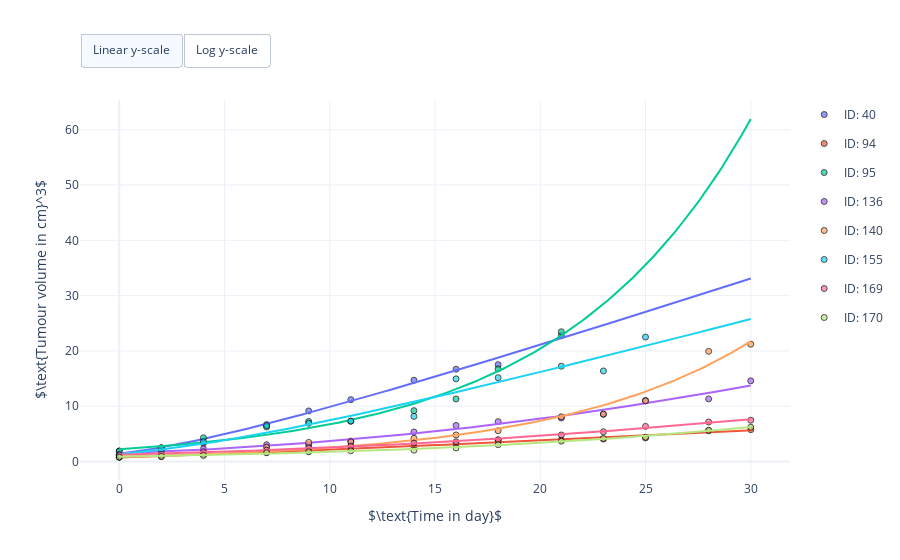

The notebook cell this image was saved under:
### Code cell
#
# Visualise simulated tumour growth together with control growth data.
#
# This cell needs the above simulated tumour growth and the control growth data:
# [times, lxf_tumour_growth, lxf_data]
#

import pandas as pd
import plotly.colors
import plotly.graph_objects as go


# Get number of individual mice
n_mice_lxf = len(lxf_tumour_growth)

# Define colorscheme
colors = plotly.colors.qualitative.Plotly[:n_mice_lxf]

# Create figure
fig = go.Figure()

# Scatter plot LXF A677 time-series data for each mouse
mouse_ids = lxf_data['#ID'].unique()
for index, id_m in enumerate(mouse_ids):
    # Create mask for mouse
    mask = lxf_data['#ID'] == id_m

    # Get time points for mouse
    observed_times = lxf_data['TIME in day'][mask]

    # Get observed tumour volumes for mouse
    observed_volumes = lxf_data['TUMOUR VOLUME in cm^3'][mask]

    # Get simulated tumour volumes for mouse
    simulated_volumes = lxf_tumour_growth[index, :]

    # Plot data
    fig.add_trace(go.Scatter(
        x=observed_times,
        y=observed_volumes,
        legendgroup="ID: %d" % id_m,
        name="ID: %d" % id_m,
        showlegend=True,
        hovertemplate=
            "<b>Measurements %s</b><br>" % ("LXF A677") +
            "ID: %d" % id_m +
            "Time: %{x:} day<br>" +
            "Tumour volume: %{y:.02f} cm^3<br>" +
            "<extra></extra>",
        mode="markers",
        marker=dict(
            symbol='circle',
            opacity=0.7,
            line=dict(color='black', width=1),
            color=colors[index])
    ))

    # Plot simulated growth
    fig.add_trace(go.Scatter(
        x=times,
        y=simulated_volumes,
        legendgroup="ID: %d" % id_m,
        name="ID: %d" % id_m,
        showlegend=False,
        hovertemplate=
            "<b>Simulation %s</b><br>" % ("LXF A677") +
            "ID: %d" % id_m +
            "Time: %{x:} day<br>" +
            "Tumour volume: %{y:.02f} cm^3<br>" +
            "<extra></extra>",
        mode="lines",
        line=dict(color=colors[index])
    ))

# # Scatter plot VXF A341 time-series data for each mouse
# mouse_ids = vxf_data['#ID'].unique()
# for id_m in mouse_ids:
#     # Create mask for mouse
#     mask = vxf_data['#ID'] == id_m

#     # Get time points for mouse
#     times = vxf_data['TIME in day'][mask]

#     # Get observed tumour volumes for mouse
#     observed_volumes = vxf_data['TUMOUR VOLUME in cm^3'][mask]

#     # Plot data
#     fig.add_trace(go.Scatter(
#         x=times,
#         y=observed_volumes,
#         legendgroup="VXF A341",
#         name="VXF A341",
#         showlegend=True if id_m == mouse_ids[0] else False,
#         hovertemplate=
#             "<b>%s ID: %d</b><br>" % ("VXF A341", id_m) +
#             "Time: %{x:} day<br>" +
#             "Tumour volume: %{y:.02f} cm^3<br>" +
#             "<extra></extra>",
#         mode="markers",
#         marker=dict(
#             symbol='star',
#             opacity=0.7, 
#             line=dict(color='black', width=1))
#     ))

# Set X, Y axis and figure size
fig.update_layout(
    autosize=True,
    xaxis_title=r'$\text{Time in day}$',
    yaxis_title=r'$\text{Tumour volume in cm}^3$',
    template="plotly_white")

# Add switch between linear and log y-scale
fig.update_layout(
    updatemenus=[
        dict(
            type = "buttons",
            direction = "left",
            buttons=list([
                dict(
                    args=[{"yaxis.type": "linear"}],
                    label="Linear y-scale",
                    method="relayout"
                ),
                dict(
                    args=[{"yaxis.type": "log"}],
                    label="Log y-scale",
                    method="relayout"
                )
            ]),
            pad={"r": 0, "t": -10},
            showactive=True,
            x=0.0,
            xanchor="left",
            y=1.15,
            yanchor="top"
        ),
    ]
)

# Show figure
fig.show()

### Figure 1 — Plotly figure (JSON) as saved in the notebook; plotly's stock layout.template omitted (floating-point values rounded to 4 significant figures; data arrays with more than 128 entries replaced by an {"elided": "..."} marker saying what was removed)
{"data": [{"hovertemplate": "<b>Measurements LXF A677</b><br>ID: 40Time: %{x:} day<br>Tumour volume: %{y:.02f} cm^3<br><extra></extra>", "legendgroup": "ID: 40", "marker": {"color": "#636EFA", "line": {"color": "black", "width": 1}, "opacity": 0.7, "symbol": "circle"}, "mode": "markers", "name": "ID: 40", "showlegend": true, "type": "scatter", "x": [0, 2, 4, 7, 9, 11, 14, 16, 18, 21], "y": [1.918, 2.492, 3.307, 6.684, 9.15, 11.19, 14.7, 16.69, 17.52, 22.77]}, {"hovertemplate": "<b>Simulation LXF A677</b><br>ID: 40Time: %{x:} day<br>Tumour volume: %{y:.02f} cm^3<br><extra></extra>", "legendgroup": "ID: 40", "line": {"color": "#636EFA"}, "mode": "lines", "name": "ID: 40", "showlegend": false, "type": "scatter", "x": {"elided": "200 float values"}, "y": {"elided": "200 float values"}}, {"hovertemplate": "<b>Measurements LXF A677</b><br>ID: 94Time: %{x:} day<br>Tumour volume: %{y:.02f} cm^3<br><extra></extra>", "legendgroup": "ID: 94", "marker": {"color": "#EF553B", "line": {"color": "black", "width": 1}, "opacity": 0.7, "symbol": "circle"}, "mode": "markers", "name": "ID: 94", "showlegend": true, "type": "scatter", "x": [0, 2, 4, 7, 9, 11, 14, 16, 18, 21, 23, 25, 28, 30], "y": [0.7725, 0.8848, 1.253, 1.655, 1.895, 2.647, 2.647, 3.069, 3.892, 3.892, 4.058, 4.265, 5.551, 5.762]}, {"hovertemplate": "<b>Simulation LXF A677</b><br>ID: 94Time: %{x:} day<br>Tumour volume: %{y:.02f} cm^3<br><extra></extra>", "legendgroup": "ID: 94", "line": {"color": "#EF553B"}, "mode": "lines", "name": "ID: 94", "showlegend": false, "type": "scatter", "x": {"elided": "200 float values"}, "y": {"elided": "200 float values"}}, {"hovertemplate": "<b>Measurements LXF A677</b><br>ID: 95Time: %{x:} day<br>Tumour volume: %{y:.02f} cm^3<br><extra></extra>", "legendgroup": "ID: 95", "marker": {"color": "#00CC96", "line": {"color": "black", "width": 1}, "opacity": 0.7, "symbol": "circle"}, "mode": "markers", "name": "ID: 95", "showlegend": true, "type": "scatter", "x": [0, 2, 4, 7, 9, 11, 14, 16, 18, 21], "y": [1.862, 2.464, 4.293, 6.243, 7.247, 7.301, 9.196, 11.31, 16.76, 23.47]}, {"hovertemplate": "<b>Simulation LXF A677</b><br>ID: 95Time: %{x:} day<br>Tumour volume: %{y:.02f} cm^3<br><extra></extra>", "legendgroup": "ID: 95", "line": {"color": "#00CC96"}, "mode": "lines", "name": "ID: 95", "showlegend": false, "type": "scatter", "x": {"elided": "200 float values"}, "y": {"elided": "200 float values"}}, {"hovertemplate": "<b>Measurements LXF A677</b><br>ID: 136Time: %{x:} day<br>Tumour volume: %{y:.02f} cm^3<br><extra></extra>", "legendgroup": "ID: 136", "marker": {"color": "#AB63FA", "line": {"color": "black", "width": 1}, "opacity": 0.7, "symbol": "circle"}, "mode": "markers", "name": "ID: 136", "showlegend": true, "type": "scatter", "x": [0, 2, 4, 7, 9, 11, 14, 16, 18, 21, 23, 25, 28, 30], "y": [1.186, 1.751, 2.3, 3.027, 3.027, 3.704, 5.342, 6.517, 7.213, 7.873, 8.53, 11.05, 11.33, 14.59]}, {"hovertemplate": "<b>Simulation LXF A677</b><br>ID: 136Time: %{x:} day<br>Tumour volume: %{y:.02f} cm^3<br><extra></extra>", "legendgroup": "ID: 136", "line": {"color": "#AB63FA"}, "mode": "lines", "name": "ID: 136", "showlegend": false, "type": "scatter", "x": {"elided": "200 float values"}, "y": {"elided": "200 float values"}}, {"hovertemplate": "<b>Measurements LXF A677</b><br>ID: 140Time: %{x:} day<br>Tumour volume: %{y:.02f} cm^3<br><extra></extra>", "legendgroup": "ID: 140", "marker": {"color": "#FFA15A", "line": {"color": "black", "width": 1}, "opacity": 0.7, "symbol": "circle"}, "mode": "markers", "name": "ID: 140", "showlegend": true, "type": "scatter", "x": [0, 2, 4, 7, 9, 11, 14, 16, 18, 21, 23, 25, 28, 30], "y": [0.7933, 1.269, 1.461, 2.611, 3.457, 3.552, 4.191, 4.803, 5.567, 8.09, 8.573, 10.98, 19.92, 21.23]}, {"hovertemplate": "<b>Simulation LXF A677</b><br>ID: 140Time: %{x:} day<br>Tumour volume: %{y:.02f} cm^3<br><extra></extra>", "legendgroup": "ID: 140", "line": {"color": "#FFA15A"}, "mode": "lines", "name": "ID: 140", "showlegend": false, "type": "scatter", "x": {"elided": "200 float values"}, "y": {"elided": "200 float values"}}, {"hovertemplate": "<b>Measurements LXF A677</b><br>ID: 155Time: %{x:} day<br>Tumour volume: %{y:.02f} cm^3<br><extra></extra>", "legendgroup": "ID: 155", "marker": {"color": "#19D3F3", "line": {"color": "black", "width": 1}, "opacity": 0.7, "symbol": "circle"}, "mode": "markers", "name": "ID: 155", "showlegend": true, "type": "scatter", "x": [0, 2, 4, 7, 9, 11, 14, 16, 18, 21, 23, 25], "y": [1.059, 1.677, 3.563, 6.49, 6.922, 7.301, 8.165, 14.95, 15.17, 17.24, 16.38, 22.51]}, {"hovertemplate": "<b>Simulation LXF A677</b><br>ID: 155Time: %{x:} day<br>Tumour volume: %{y:.02f} cm^3<br><extra></extra>", "legendgroup": "ID: 155", "line": {"color": "#19D3F3"}, "mode": "lines", "name": "ID: 155", "showlegend": false, "type": "scatter", "x": {"elided": "200 float values"}, "y": {"elided": "200 float values"}}, {"hovertemplate": "<b>Measurements LXF A677</b><br>ID: 169Time: %{x:} day<br>Tumour volume: %{y:.02f} cm^3<br><extra></extra>", "legendgroup": "ID: 169", "marker": {"color": "#FF6692", "line": {"color": "black", "width": 1}, "opacity": 0.7, "symbol": "circle"}, "mode": "markers", "name": "ID: 169", "showlegend": true, "type": "scatter", "x": [0, 2, 4, 7, 9, 11, 14, 16, 18, 21, 23, 25, 28, 30], "y": [1.23, 1.288, 1.764, 2.052, 2.461, 2.788, 3.33, 3.564, 3.929, 4.799, 5.391, 6.354, 7.146, 7.47]}, {"hovertemplate": "<b>Simulation LXF A677</b><br>ID: 169Time: %{x:} day<br>Tumour volume: %{y:.02f} cm^3<br><extra></extra>", "legendgroup": "ID: 169", "line": {"color": "#FF6692"}, "mode": "lines", "name": "ID: 169", "showlegend": false, "type": "scatter", "x": {"elided": "200 float values"}, "y": {"elided": "200 float values"}}, {"hovertemplate": "<b>Measurements LXF A677</b><br>ID: 170Time: %{x:} day<br>Tumour volume: %{y:.02f} cm^3<br><extra></extra>", "legendgroup": "ID: 170", "marker": {"color": "#B6E880", "line": {"color": "black", "width": 1}, "opacity": 0.7, "symbol": "circle"}, "mode": "markers", "name": "ID: 170", "showlegend": true, "type": "scatter", "x": [0, 2, 4, 7, 9, 11, 14, 16, 18, 21, 23, 25, 28, 30], "y": [0.8006, 0.9422, 1.093, 1.59, 1.762, 1.941, 2.042, 2.464, 3.051, 3.683, 4.182, 4.396, 5.662, 6.206]}, {"hovertemplate": "<b>Simulation LXF A677</b><br>ID: 170Time: %{x:} day<br>Tumour volume: %{y:.02f} cm^3<br><extra></extra>", "legendgroup": "ID: 170", "line": {"color": "#B6E880"}, "mode": "lines", "name": "ID: 170", "showlegend": false, "type": "scatter", "x": {"elided": "200 float values"}, "y": {"elided": "200 float values"}}], "layout": {"autosize": true, "updatemenus": [{"buttons": [{"args": [{"yaxis.type": "linear"}], "label": "Linear y-scale", "method": "relayout"}, {"args": [{"yaxis.type": "log"}], "label": "Log y-scale", "method": "relayout"}], "direction": "left", "pad": {"r": 0, "t": -10}, "showactive": true, "type": "buttons", "x": 0, "xanchor": "left", "y": 1.15, "yanchor": "top"}], "xaxis": {"title": {"text": "$\\text{Time in day}$"}}, "yaxis": {"title": {"text": "$\\text{Tumour volume in cm}^3$"}}}}
